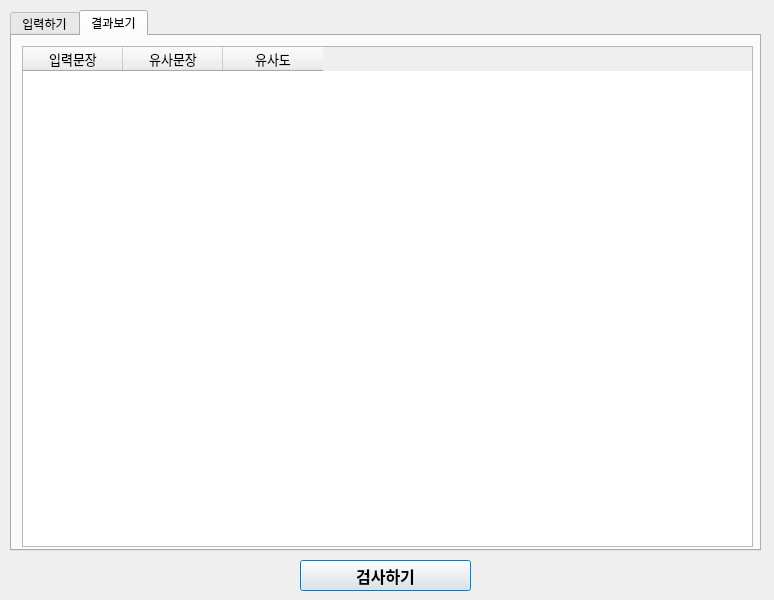
<?xml version="1.0" encoding="UTF-8"?>
<ui version="4.0">
 <class>Dialog</class>
 <widget class="QDialog" name="Dialog">
  <property name="geometry">
   <rect>
    <x>0</x>
    <y>0</y>
    <width>774</width>
    <height>600</height>
   </rect>
  </property>
  <property name="windowTitle">
   <string>Dialog</string>
  </property>
  <widget class="QTabWidget" name="tabWidget">
   <property name="geometry">
    <rect>
     <x>10</x>
     <y>10</y>
     <width>751</width>
     <height>541</height>
    </rect>
   </property>
   <property name="currentIndex">
    <number>1</number>
   </property>
   <widget class="QWidget" name="tab">
    <attribute name="title">
     <string>입력하기</string>
    </attribute>
    <widget class="QWidget" name="layoutWidget">
     <property name="geometry">
      <rect>
       <x>540</x>
       <y>20</y>
       <width>185</width>
       <height>231</height>
      </rect>
     </property>
     <layout class="QVBoxLayout" name="verticalLayout">
      <item>
       <widget class="QLabel" name="label">
        <property name="font">
         <font>
          <family>나눔스퀘어라운드 ExtraBold</family>
          <pointsize>12</pointsize>
          <weight>75</weight>
          <bold>true</bold>
          <underline>false</underline>
         </font>
        </property>
        <property name="text">
         <string>학교분류</string>
        </property>
       </widget>
      </item>
      <item>
       <widget class="QComboBox" name="comboBox">
        <property name="font">
         <font>
          <family>나눔바른고딕</family>
          <pointsize>10</pointsize>
         </font>
        </property>
        <item>
         <property name="text">
          <string>하나고</string>
         </property>
        </item>
        <item>
         <property name="text">
          <string>용인한국외국어대학교부설고</string>
         </property>
        </item>
        <item>
         <property name="text">
          <string>인천하늘고</string>
         </property>
        </item>
        <item>
         <property name="text">
          <string>민족사관고</string>
         </property>
        </item>
        <item>
         <property name="text">
          <string>북일고</string>
         </property>
        </item>
        <item>
         <property name="text">
          <string>상산고</string>
         </property>
        </item>
        <item>
         <property name="text">
          <string>대원외국어고</string>
         </property>
        </item>
        <item>
         <property name="text">
          <string>대일외국어고</string>
         </property>
        </item>
        <item>
         <property name="text">
          <string>명덕외국어고</string>
         </property>
        </item>
        <item>
         <property name="text">
          <string>서울외국어고</string>
         </property>
        </item>
        <item>
         <property name="text">
          <string>이화여자외국어고</string>
         </property>
        </item>
        <item>
         <property name="text">
          <string>한영외국어고</string>
         </property>
        </item>
        <item>
         <property name="text">
          <string>경기외국어고</string>
         </property>
        </item>
        <item>
         <property name="text">
          <string>고양외국어고</string>
         </property>
        </item>
        <item>
         <property name="text">
          <string>과천외국어고</string>
         </property>
        </item>
        <item>
         <property name="text">
          <string>김포외국어고</string>
         </property>
        </item>
        <item>
         <property name="text">
          <string>동두천외국어</string>
         </property>
        </item>
        <item>
         <property name="text">
          <string>성남외국어고</string>
         </property>
        </item>
        <item>
         <property name="text">
          <string>수원외국어고</string>
         </property>
        </item>
        <item>
         <property name="text">
          <string>안양외국어고</string>
         </property>
        </item>
        <item>
         <property name="text">
          <string>서울국제고</string>
         </property>
        </item>
        <item>
         <property name="text">
          <string>고양국제고</string>
         </property>
        </item>
        <item>
         <property name="text">
          <string>동탄국제고</string>
         </property>
        </item>
        <item>
         <property name="text">
          <string>청심국제고</string>
         </property>
        </item>
        <item>
         <property name="text">
          <string>선덕고</string>
         </property>
        </item>
        <item>
         <property name="text">
          <string>양정고</string>
         </property>
        </item>
        <item>
         <property name="text">
          <string>이화여자고</string>
         </property>
        </item>
        <item>
         <property name="text">
          <string>한가람고</string>
         </property>
        </item>
       </widget>
      </item>
      <item>
       <widget class="QLabel" name="label_2">
        <property name="font">
         <font>
          <family>나눔스퀘어라운드 ExtraBold</family>
          <pointsize>12</pointsize>
          <weight>75</weight>
          <bold>true</bold>
          <underline>false</underline>
         </font>
        </property>
        <property name="text">
         <string>전공분류</string>
        </property>
       </widget>
      </item>
      <item>
       <widget class="QComboBox" name="comboBox_2">
        <property name="font">
         <font>
          <family>나눔바른고딕</family>
          <pointsize>10</pointsize>
         </font>
        </property>
        <item>
         <property name="text">
          <string>없음</string>
         </property>
        </item>
        <item>
         <property name="text">
          <string>영어</string>
         </property>
        </item>
        <item>
         <property name="text">
          <string>중국어</string>
         </property>
        </item>
        <item>
         <property name="text">
          <string>일본어</string>
         </property>
        </item>
        <item>
         <property name="text">
          <string>독일어</string>
         </property>
        </item>
        <item>
         <property name="text">
          <string>러시아어</string>
         </property>
        </item>
        <item>
         <property name="text">
          <string>스페인어</string>
         </property>
        </item>
        <item>
         <property name="text">
          <string>프랑스어</string>
         </property>
        </item>
       </widget>
      </item>
      <item>
       <widget class="QLabel" name="label_3">
        <property name="font">
         <font>
          <family>나눔스퀘어라운드 ExtraBold</family>
          <pointsize>12</pointsize>
          <weight>75</weight>
          <bold>true</bold>
          <underline>false</underline>
         </font>
        </property>
        <property name="text">
         <string>진로희망</string>
        </property>
       </widget>
      </item>
      <item>
       <widget class="QComboBox" name="comboBox_3">
        <property name="font">
         <font>
          <family>나눔바른고딕</family>
          <pointsize>10</pointsize>
         </font>
        </property>
        <item>
         <property name="text">
          <string>과학</string>
         </property>
        </item>
        <item>
         <property name="text">
          <string>의료</string>
         </property>
        </item>
        <item>
         <property name="text">
          <string>국제</string>
         </property>
        </item>
        <item>
         <property name="text">
          <string>법</string>
         </property>
        </item>
        <item>
         <property name="text">
          <string>교육</string>
         </property>
        </item>
        <item>
         <property name="text">
          <string>심리</string>
         </property>
        </item>
        <item>
         <property name="text">
          <string>경영경제</string>
         </property>
        </item>
        <item>
         <property name="text">
          <string>예술</string>
         </property>
        </item>
       </widget>
      </item>
      <item>
       <widget class="QLabel" name="label_4">
        <property name="font">
         <font>
          <family>나눔스퀘어라운드 ExtraBold</family>
          <pointsize>12</pointsize>
          <weight>75</weight>
          <bold>true</bold>
          <underline>false</underline>
         </font>
        </property>
        <property name="text">
         <string>인성경험</string>
        </property>
       </widget>
      </item>
      <item>
       <widget class="QComboBox" name="comboBox_4">
        <property name="font">
         <font>
          <family>나눔바른고딕</family>
          <pointsize>10</pointsize>
         </font>
        </property>
        <item>
         <property name="text">
          <string>임원</string>
         </property>
        </item>
        <item>
         <property name="text">
          <string>동아리</string>
         </property>
        </item>
        <item>
         <property name="text">
          <string>조별과제</string>
         </property>
        </item>
        <item>
         <property name="text">
          <string>교육</string>
         </property>
        </item>
        <item>
         <property name="text">
          <string>노인</string>
         </property>
        </item>
        <item>
         <property name="text">
          <string>장애인</string>
         </property>
        </item>
        <item>
         <property name="text">
          <string>저소득층</string>
         </property>
        </item>
       </widget>
      </item>
     </layout>
    </widget>
    <widget class="QPlainTextEdit" name="plainTextEdit">
     <property name="geometry">
      <rect>
       <x>10</x>
       <y>20</y>
       <width>521</width>
       <height>481</height>
      </rect>
     </property>
     <property name="font">
      <font>
       <family>맑은 고딕</family>
       <pointsize>11</pointsize>
      </font>
     </property>
    </widget>
   </widget>
   <widget class="QWidget" name="tab_2">
    <attribute name="title">
     <string>결과보기</string>
    </attribute>
    <widget class="QTableWidget" name="tableWidget">
     <property name="geometry">
      <rect>
       <x>10</x>
       <y>10</y>
       <width>731</width>
       <height>501</height>
      </rect>
     </property>
     <property name="font">
      <font>
       <pointsize>10</pointsize>
      </font>
     </property>
     <property name="gridStyle">
      <enum>Qt::DotLine</enum>
     </property>
     <property name="sortingEnabled">
      <bool>false</bool>
     </property>
     <column>
      <property name="text">
       <string>입력문장</string>
      </property>
     </column>
     <column>
      <property name="text">
       <string>유사문장</string>
      </property>
     </column>
     <column>
      <property name="text">
       <string>유사도</string>
      </property>
     </column>
    </widget>
   </widget>
  </widget>
  <widget class="QPushButton" name="pushButton">
   <property name="geometry">
    <rect>
     <x>300</x>
     <y>560</y>
     <width>171</width>
     <height>31</height>
    </rect>
   </property>
   <property name="font">
    <font>
     <family>나눔스퀘어라운드 Bold</family>
     <pointsize>12</pointsize>
     <weight>75</weight>
     <bold>true</bold>
    </font>
   </property>
   <property name="text">
    <string>검사하기</string>
   </property>
  </widget>
 </widget>
 <resources/>
 <connections/>
</ui>
